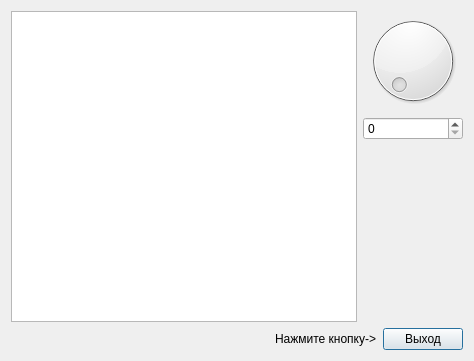
<?xml version="1.0" encoding="UTF-8"?>
<ui version="4.0">
 <class>DialogEx2</class>
 <widget class="QDialog" name="DialogEx2">
  <property name="geometry">
   <rect>
    <x>0</x>
    <y>0</y>
    <width>474</width>
    <height>361</height>
   </rect>
  </property>
  <property name="windowTitle">
   <string>Dialog</string>
  </property>
  <layout class="QVBoxLayout" name="verticalLayout_2">
   <item>
    <layout class="QHBoxLayout" name="horizontalLayout">
     <item>
      <widget class="QTextEdit" name="textEdit"/>
     </item>
     <item>
      <layout class="QVBoxLayout" name="verticalLayout">
       <item>
        <widget class="QDial" name="dial"/>
       </item>
       <item>
        <widget class="QSpinBox" name="spinBox"/>
       </item>
       <item>
        <spacer name="verticalSpacer">
         <property name="orientation">
          <enum>Qt::Vertical</enum>
         </property>
         <property name="sizeHint" stdset="0">
          <size>
           <width>20</width>
           <height>40</height>
          </size>
         </property>
        </spacer>
       </item>
      </layout>
     </item>
    </layout>
   </item>
   <item>
    <layout class="QHBoxLayout" name="horizontalLayout_2">
     <item>
      <spacer name="horizontalSpacer">
       <property name="orientation">
        <enum>Qt::Horizontal</enum>
       </property>
       <property name="sizeHint" stdset="0">
        <size>
         <width>40</width>
         <height>20</height>
        </size>
       </property>
      </spacer>
     </item>
     <item>
      <widget class="QLabel" name="label">
       <property name="text">
        <string>Нажмите кнопку-&gt;</string>
       </property>
      </widget>
     </item>
     <item>
      <widget class="QPushButton" name="pushButton">
       <property name="text">
        <string>Выход</string>
       </property>
      </widget>
     </item>
    </layout>
   </item>
  </layout>
 </widget>
 <resources/>
 <connections>
  <connection>
   <sender>dial</sender>
   <signal>sliderMoved(int)</signal>
   <receiver>spinBox</receiver>
   <slot>setValue(int)</slot>
   <hints>
    <hint type="sourcelabel">
     <x>398</x>
     <y>63</y>
    </hint>
    <hint type="destinationlabel">
     <x>401</x>
     <y>135</y>
    </hint>
   </hints>
  </connection>
  <connection>
   <sender>spinBox</sender>
   <signal>valueChanged(int)</signal>
   <receiver>dial</receiver>
   <slot>setValue(int)</slot>
   <hints>
    <hint type="sourcelabel">
     <x>378</x>
     <y>129</y>
    </hint>
    <hint type="destinationlabel">
     <x>373</x>
     <y>95</y>
    </hint>
   </hints>
  </connection>
  <connection>
   <sender>pushButton</sender>
   <signal>clicked()</signal>
   <receiver>DialogEx2</receiver>
   <slot>reject()</slot>
   <hints>
    <hint type="sourcelabel">
     <x>418</x>
     <y>333</y>
    </hint>
    <hint type="destinationlabel">
     <x>425</x>
     <y>263</y>
    </hint>
   </hints>
  </connection>
  <connection>
   <sender>spinBox</sender>
   <signal>textChanged(QString)</signal>
   <receiver>textEdit</receiver>
   <slot>append(QString)</slot>
   <hints>
    <hint type="sourcelabel">
     <x>424</x>
     <y>132</y>
    </hint>
    <hint type="destinationlabel">
     <x>305</x>
     <y>133</y>
    </hint>
   </hints>
  </connection>
 </connections>
</ui>
